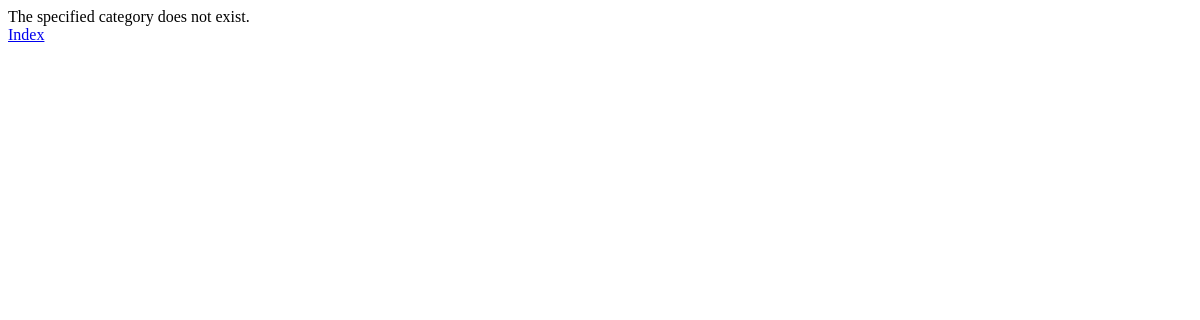
/rango/category/python/, run on an earlier commit of the app's database.
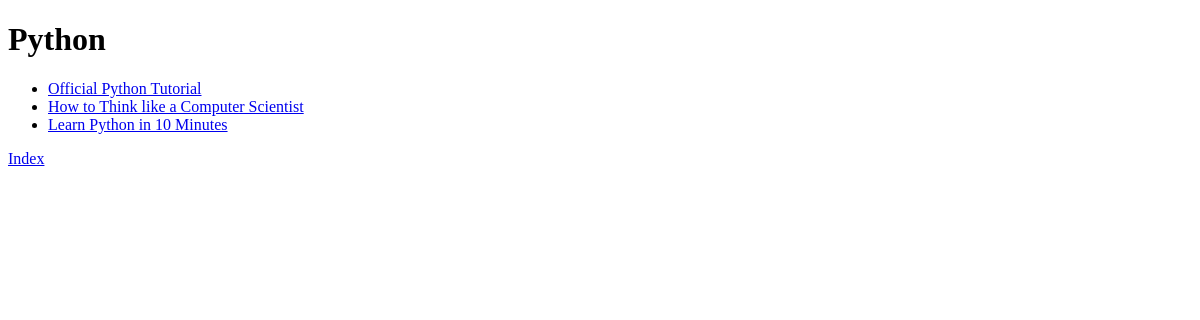
And on a later commit of the database.
### rango/models.py (models this page shows, shortened)
class Category(models.Model):
    name = models.CharField(max_length=128, unique=True)
    views = models.IntegerField(default=0)
    likes = models.IntegerField(default=0)
    slug = models.SlugField(unique=True)
    class Meta:
        verbose_name_plural = 'Categories'

class Page(models.Model):
    category = models.ForeignKey(Category, on_delete=models.CASCADE)
    title = models.CharField(max_length=128)
    url = models.URLField()
    views = models.IntegerField(default=0)

### rango/views.py (the view)
def show_category(request: HttpRequest, category_name_slug):
    context_dict = {}
    try:
        category = Category.objects.get(slug=category_name_slug)
        pages = Page.objects.filter(category=category)
        context_dict['pages'] = pages
        context_dict['category'] = category
    except Category.DoesNotExist:
        context_dict['category'] = None
        context_dict['pages'] = None
    return render(request, 'rango/category.html', context_dict)

### templates/rango/category.html (shortened to what this page needs)
<!DOCTYPE html>
<html>
    <head>
    </head>
    <body>
        <div>
        {% if category %}
            <h1>{{ category.name }}</h1>
            {% if pages %}
            <ul>
                {% for page in pages %}
                <li>
                    <a href="{{ page.url }}">{{ page.title }}</a>
                </li>
                {% endfor %}
            </ul>
            {% else %}
                <strong>No pages currently in category.</strong>
            {% endif %}
        {% else %}
            The specified category does not exist.
        {% endif %}
        </div>
        <a href="/rango/">Index</a>
    </body>
</html>

What changed in the data, as far as the page shows it:
added Category: name "Python"
added Page: title "Official Python Tutorial"
added Page: title "How to Think like a Computer Scientist"
added Page: title "Learn Python in 10 Minutes"
Also different on the page:
text no longer shown: "The specified category does not exist."
